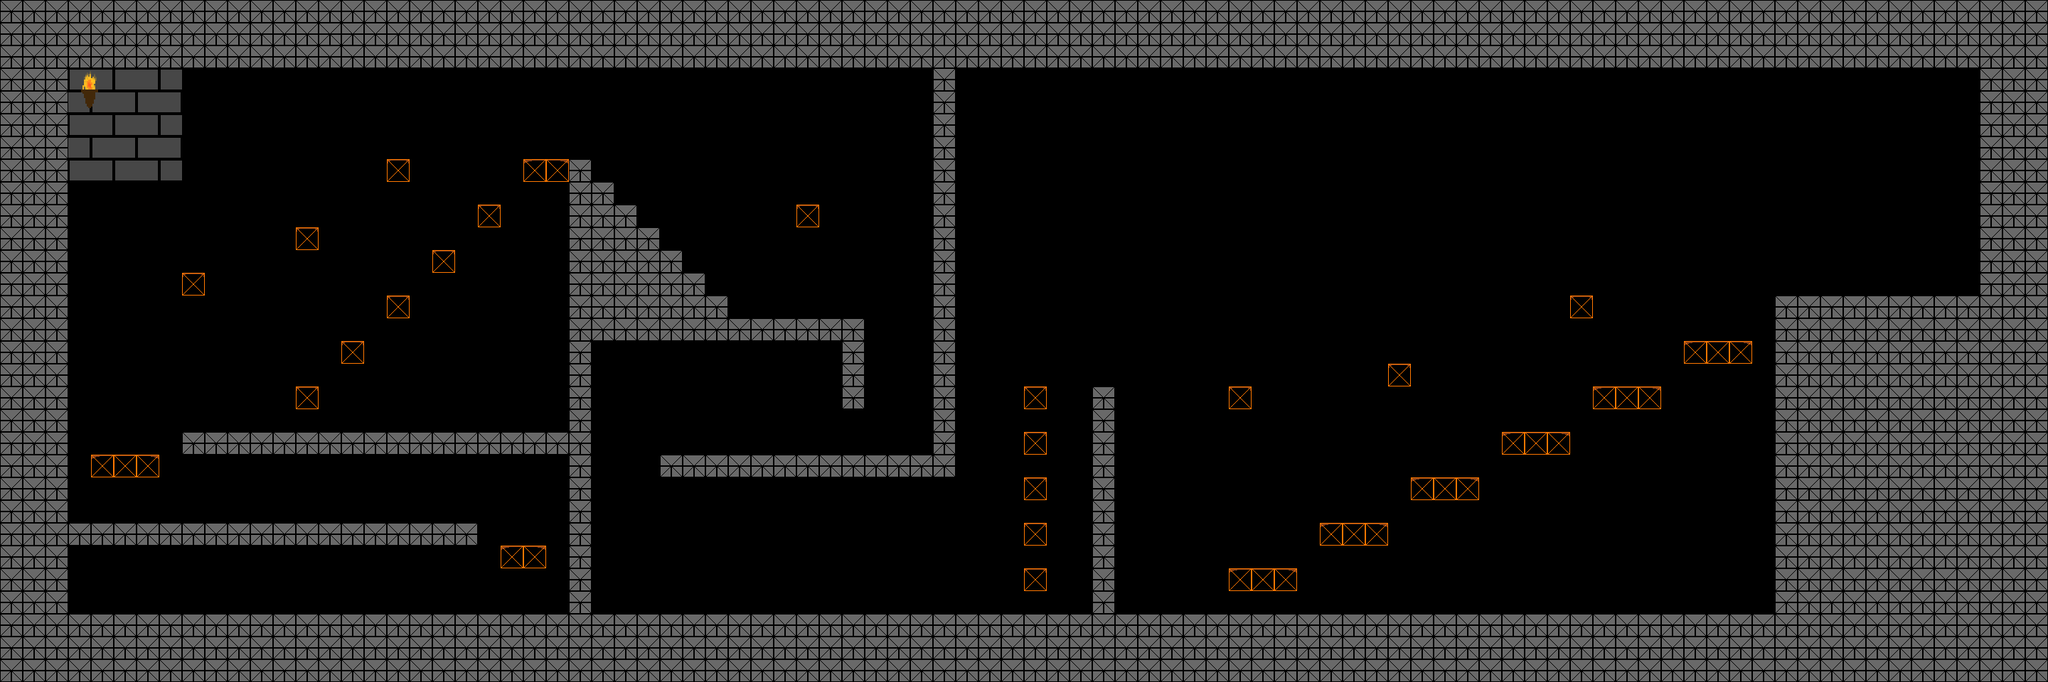

Tiled map render using the project's own tile images. Description and the map definition, with tile-layer contents summarised, below:
An orthogonal 90x30 tile map with 32x32 px tiles, 3 tile layers (prototype, tiles, Collisions), 5 tilesets, 1 image layer and 19 objects (Goal, Door).

<map version="1.10" tiledversion="1.11.2" orientation="orthogonal" renderorder="right-down" width="90" height="30" tilewidth="32" tileheight="32" infinite="0" nextlayerid="7" nextobjectid="34">
 <editorsettings>
  <export target="../../src/PolyGone/Maps/Level1-StephenResch.json" format="json" />
 </editorsettings>
 <tileset firstgid="1" source="../TiledSets/Proto.tsx" />
 <tileset firstgid="65" source="../TiledSets/PlayerSheet.tsx" />
 <tileset firstgid="69" source="../TiledSets/CollisionTiles.tsx" />
 <tileset firstgid="85" source="../TiledSets/EnemySheet.tsx" />
 <tileset firstgid="101" source="../TiledSets/TextureSheet.tsx" />
 <imagelayer id="4" name="Background" repeatx="1" repeaty="1">
  <image source="../../src/PolyGone/Content/Textures/Backgrounds/CastleBackground.png" width="256" height="256" />
 </imagelayer>
 <layer id="1" name="prototype" width="90" height="30">
  <data>[2700 cells, 983 non-empty, 2 distinct tile ids]</data>
 </layer>
 <layer id="5" name="tiles" width="90" height="30">
  <data>[2700 cells, 983 non-empty, 8 distinct tile ids]</data>
 </layer>
 <objectgroup id="6" name="Objects">
  <object id="23" name="Goal" type="Goal" x="2624" y="416" width="32" height="32" />
  <object id="22" name="Hub" type="Door" x="128" y="864" width="32" height="32">
   <properties>
    <property name="connects" value="Hub" />
    <property name="loadX" type="int" value="96" />
    <property name="loadY" type="int" value="608" />
   </properties>
  </object>
  <object id="2" gid="85" x="450" y="866" width="32" height="32" />
  <object id="3" gid="85" x="418" y="737" width="32" height="32" />
  <object id="4" gid="85" x="609" y="611" width="32" height="32" />
  <object id="14" gid="85" x="933.333" y="637.333" width="32" height="32" visible="0" />
  <object id="15" gid="85" x="978.667" y="856" width="32" height="32" />
  <object id="16" gid="85" x="1253.33" y="856" width="32" height="32" />
  <object id="1" gid="65" x="162" y="864" width="32" height="32" />
  <object id="24" gid="86" x="256" y="384" width="32" height="32" />
  <object id="25" gid="86" x="416" y="320" width="32" height="32" />
  <object id="26" gid="86" x="544" y="224" width="32" height="32" />
  <object id="27" gid="86" x="1120" y="288" width="32" height="32" />
  <object id="28" gid="86" x="1728" y="544" width="32" height="32" />
  <object id="29" gid="86" x="1952" y="512" width="32" height="32" />
  <object id="30" gid="86" x="2208" y="416" width="32" height="32" />
  <object id="31" gid="87" x="864" y="864" width="32" height="32" />
  <object id="32" gid="87" x="1632" y="864" width="32" height="32" />
  <object id="33" gid="88" x="1088" y="640" width="32" height="32" />
 </objectgroup>
 <layer id="2" name="Collisions" width="90" height="30">
  <data>[2700 cells, 983 non-empty, 2 distinct tile ids]</data>
 </layer>
</map>
